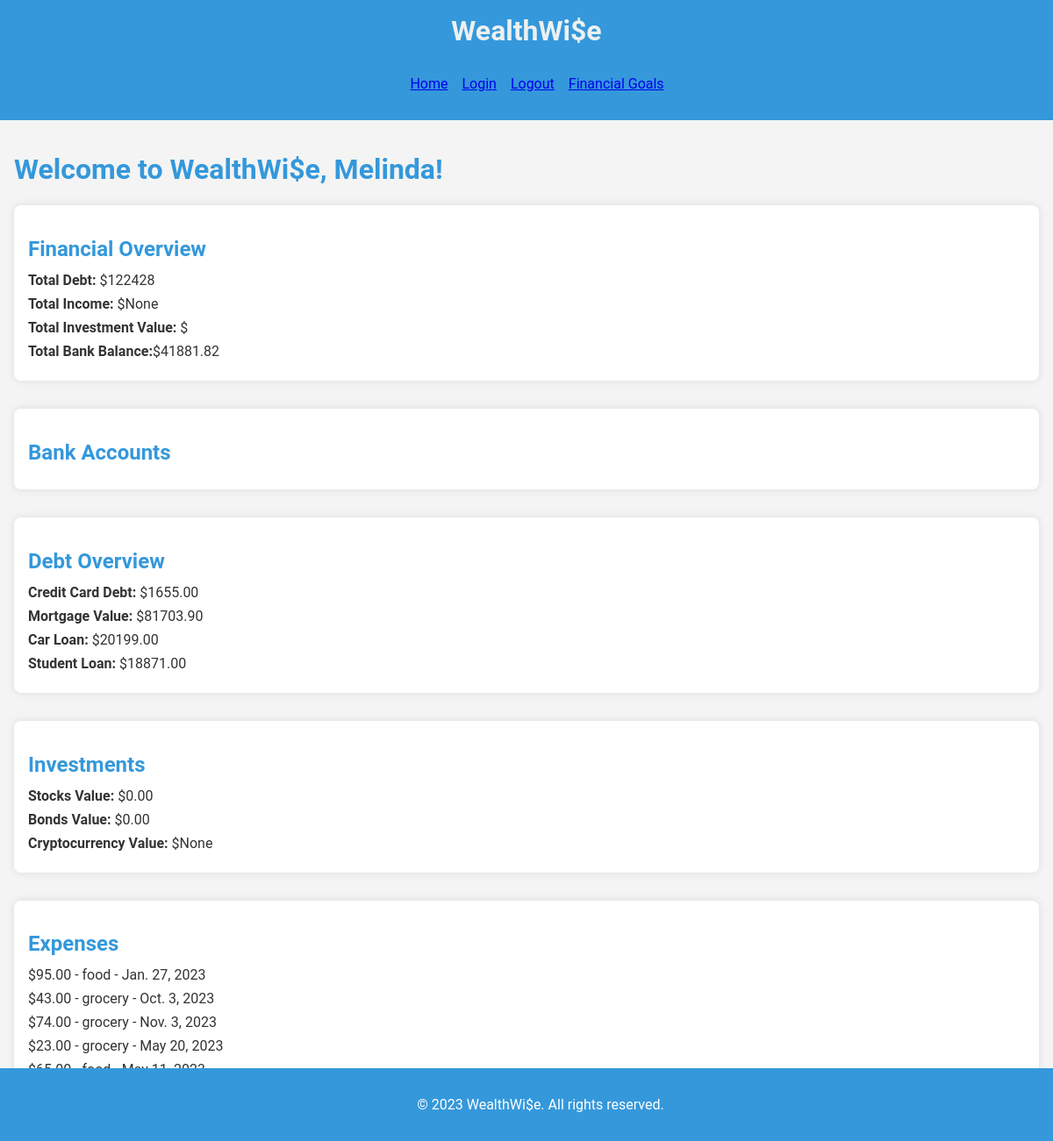
Screenshot of /welcome/ (signed in) with the database file from the repository.
### wealthwiseapp/models.py (models this page shows, shortened)
class UserProfile(models.Model):
    user = models.OneToOneField(User, on_delete=models.CASCADE)
    first_name = models.CharField(max_length=30, blank=True)
    last_name = models.CharField(max_length=30, blank=True)
    routing_number = models.CharField(max_length=9)
    bank_account_number = models.CharField(max_length=12)
    balance = models.DecimalField(max_digits=10, decimal_places=2, default=0.0)
    credit_card_debt = models.DecimalField(max_digits=10, decimal_places=2)
    mortgage_value = models.DecimalField(max_digits=8, decimal_places=2)
    car_loan = models.DecimalField(max_digits=8, decimal_places=2)
    student_loan = models.DecimalField(max_digits=8, decimal_places=2)
    salary = models.DecimalField(max_digits=10, decimal_places=2, null=True, blank=True)
    cryptocurrency_balance = models.DecimalField(max_digits=10, decimal_places=2, null=True, blank=True)
    stocks_value = models.DecimalField(max_digits=8, decimal_places=2, default =0.0)
    bonds_value = models.DecimalField(max_digits=8, decimal_places=2, default = 0.0)
    USERNAME_FIELD = 'user'
    REQUIRED_FIELDS = ['email', 'routing_number', 'bank_account_number']

class Expense(models.Model):
    user = models.ForeignKey(User, on_delete=models.CASCADE)
    amount = models.DecimalField(max_digits=10, decimal_places=2)
    category = models.ForeignKey(ExpenseCategory, on_delete=models.CASCADE)
    description = models.TextField()
    date = models.DateField()

### wealthwiseapp/views.py (the view)
# urls.py: path('welcome/', welcome, name='welcome'),
@login_required(login_url='login')
def welcome(request):
    user_profile = UserProfile.objects.get(user=request.user)
    expenses = Expense.objects.filter(user=request.user)
    other_bank_accounts = OtherBankAccount.objects.filter(user_profile=user_profile)
    grouped_accounts = {}
    for account in other_bank_accounts:
        if account.bank_name not in grouped_accounts:
            grouped_accounts[account.bank_name] = []
        grouped_accounts[account.bank_name].append(account)
    return render(request, 'welcome.html', {'user_profile': user_profile, 'expenses': expenses,'grouped_accounts': grouped_accounts})

### wealthwiseapp/templates/welcome.html (shortened to what this page needs)
{% extends 'base.html' %}
{% block content %}
    <div id="welcome-container">
        <h1>Welcome to WealthWi$e, {{ user_profile.user.first_name }}!</h1>
        <div class="category-container" id="financial-overview">
            <h2 class="category-title">Financial Overview</h2>
            <ul class="category-details">
                <li><strong>Total Debt:</strong> ${{ user_profile.credit_card_debt|add:user_profile.mortgage_value|add:user_profile.car_loan|add:user_profile.student_loan }}</li>
                <li><strong>Total Income:</strong> ${{ user_profile.salary }}</li>
                <li><strong>Total Investment Value:</strong> ${{ user_profile.stocks_value|add:user_profile.bonds_value|add:user_profile.cryptocurrency_balance }}</li>
                <li><strong>Total Bank Balance:</strong>${{ 41881.82 }}</li>
            </ul>
        </div>
        <div class="category-container" id="other-bank-accounts">
            <h2 class="category-title">Bank Accounts</h2>
        </div>
        <div class="category-container" id="debt-overview">
            <h2 class="category-title">Debt Overview</h2>
            <ul class="category-details">
                <li><strong>Credit Card Debt:</strong> ${{ user_profile.credit_card_debt }}</li>
                <li><strong>Mortgage Value:</strong> ${{ user_profile.mortgage_value }}</li>
                <li><strong>Car Loan:</strong> ${{ user_profile.car_loan }}</li>
                <li><strong>Student Loan:</strong> ${{ user_profile.student_loan }}</li>
            </ul>
        </div>
        <div class="category-container" id="investment-portfolio">
            <h2 class="category-title">Investments</h2>
            <ul class="category-details">
                <li><strong>Stocks Value:</strong> ${{ user_profile.stocks_value }}</li>
                <li><strong>Bonds Value:</strong> ${{ user_profile.bonds_value }}</li>
                <li><strong>Cryptocurrency Value:</strong> ${{ user_profile.cryptocurrency_balance }}</li>
            </ul>
        </div>
        <div class="category-container" id="expenses">
            <h2 class="category-title">Expenses</h2>
            <ul class="category-details">
                {% for expense in expenses %}
                    <li>${{ expense.amount }} - {{ expense.description }} - {{ expense.date }}</li>
                {% endfor %}
            </ul>
        </div>
    </div>
{% endblock %}

### wealthwiseapp/templates/base.html (shortened to what this page needs)
{% load static %}
<!DOCTYPE html>
<html lang="en">
<head>
    <link rel="stylesheet" href="{% static 'css/style.css' %}">
</head>
<body>
    <header>
        <h1>WealthWi$e</h1>
        <nav>
            <ul>
                <li><a href="{% url 'signup' %}">Home</a></li>
                <li><a href="{% url 'login' %}">Login</a></li>
                <li><a href="{% url 'logout' %}">Logout</a></li>
                <li><a href="{% url 'financial_goals' %}">Financial Goals</a></li>
            </ul>
        </nav>
    </header>
    <main>
        {% block content %}{% endblock %}
    </main>
    <footer>
        <p>&copy; {% now 'Y' %} WealthWi$e. All rights reserved.</p>
    </footer>
</body>
</html>

### wealthwiseapp/static/css/style.css (style rules this page uses)
body { font-family: 'Roboto', sans-serif; margin: 0; padding: 0; background-color: #f4f4f4; color: #333; }
header { background-color: #3498db; color: #fff; padding: 1em; text-align: center; position: relative; }
header h1 { margin: 0; font-size: 2em; color: #ecf0f1; }
nav { display: flex; justify-content: center; margin-top: 1em; }
nav ul { list-style-type: none; display: flex; }
nav ul li { margin-right: 1em; }
main { padding: 1em; }
footer { background-color: #3498db; color: #fff; text-align: center; padding: 1em; position: fixed; bottom: 0; width: 100%; }
.category-container { background-color: #fff; padding: 1em; margin-bottom: 2em; border-radius: 8px; box-shadow: 0 0 10px rgba(0, 0, 0, 0.1); }
.category-title { color: #3498db; font-size: 1.5em; margin-bottom: 0.5em; }
.category-details { list-style-type: none; padding: 0; margin: 0; }
.category-details li { margin-bottom: 0.5em; }
h1, h2 { color: #3498db; }

### rows the page displays
UserProfile: user.first_name "Melinda", credit_card_debt|add "122428", salary "None", credit_card_debt "1655.00", mortgage_value "81703.90", car_loan "20199.00", student_loan "18871.00", stocks_value "0.00", bonds_value "0.00", cryptocurrency_balance "None"
Expense: amount "95.00", description "food", date "Jan. 27, 2023"
Expense: amount "43.00", description "grocery", date "Oct. 3, 2023"
Expense: amount "74.00", description "grocery", date "Nov. 3, 2023"
Expense: amount "23.00", description "grocery", date "May 20, 2023"

### other values shown
{{ 41881.82 }} "41881.82"
